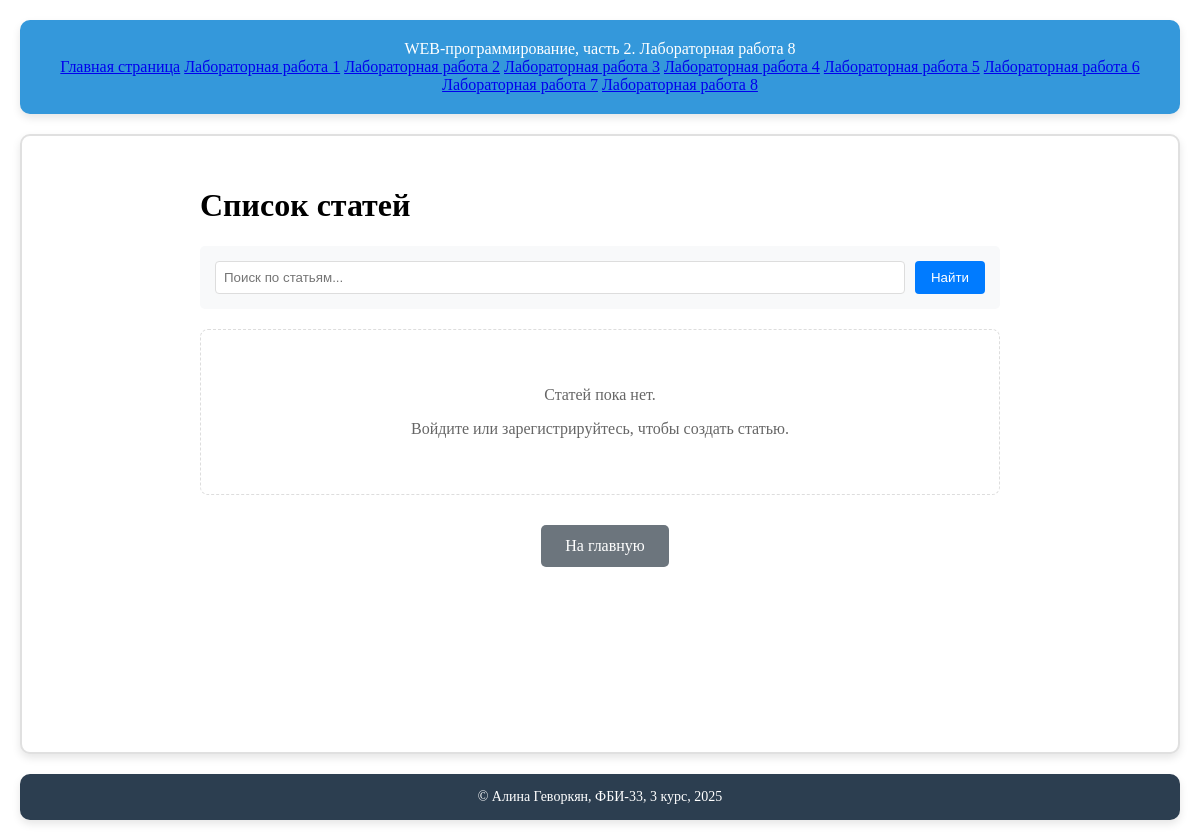
Page /lab8/articles on the earlier database version.
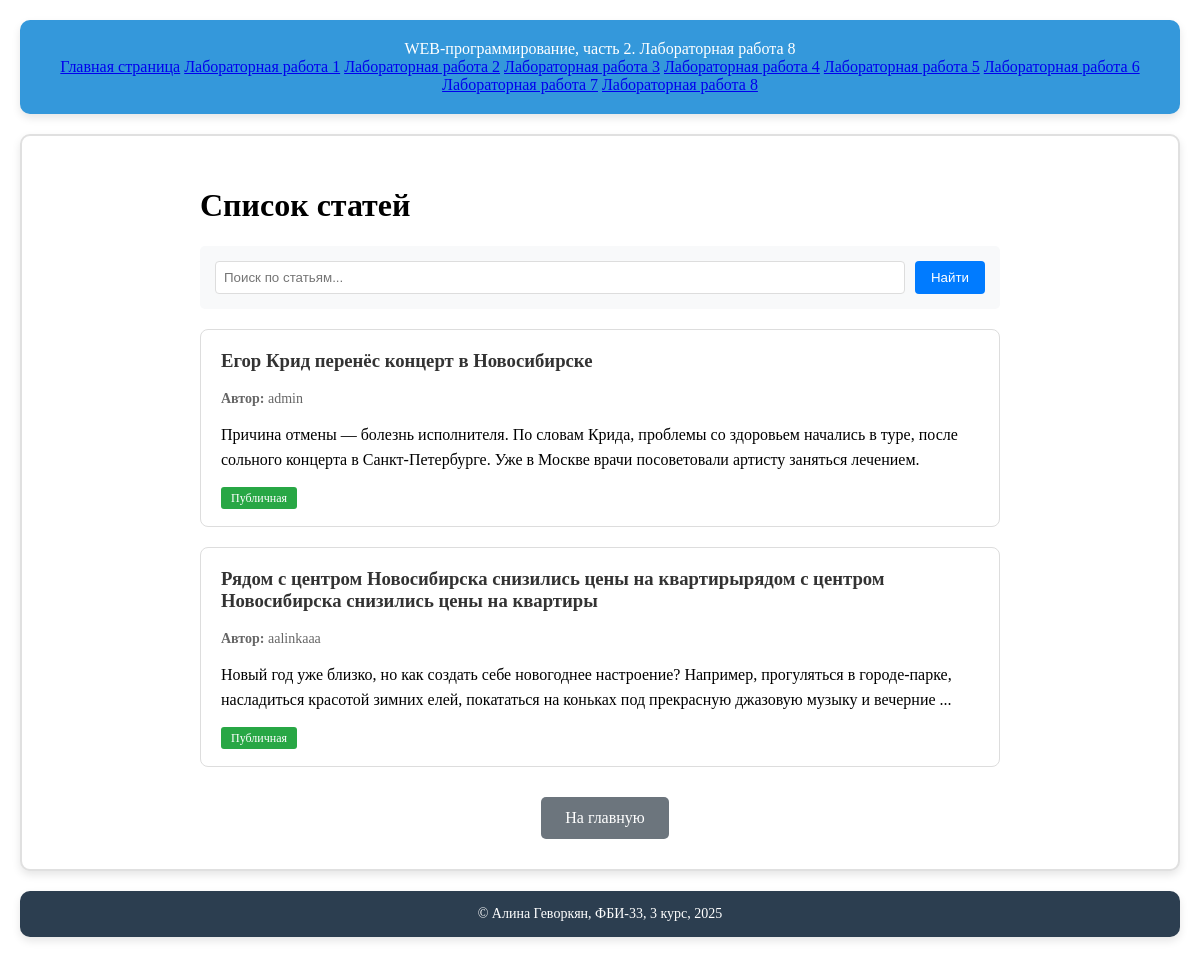
Same page on the later database version.
### db/models.py (models this page shows)
class Article(db.Model):
    __tablename__ = 'articles'
    id = db.Column(db.Integer, primary_key=True)
    title = db.Column(db.String(200), nullable=False)
    article_text = db.Column(db.Text, nullable=False)
    is_public = db.Column(db.Boolean, default=False)
    likes = db.Column(db.Integer, default=0)
    user_id = db.Column(db.Integer, db.ForeignKey('users.id'), nullable=False)

class User(db.Model, UserMixin):
    __tablename__ = 'users'
    id = db.Column(db.Integer, primary_key=True)
    login = db.Column(db.String(100), unique=True, nullable=False)
    password = db.Column(db.String(200), nullable=False)
    articles = db.relationship('Article', backref='author', lazy=True)

### lab8.py (the view, shortened to what this page needs)
@lab8.route('/articles')
def articles():
    search_query = request.args.get('search', '').strip().lower()
    if not current_user.is_authenticated:
        articles_list = Article.query.filter_by(is_public=True).all()
    else:
        articles_list = Article.query.filter(
            (Article.user_id == current_user.id) | (Article.is_public == True)
        ).all()
    return render_template('lab8/articles.html',
                          articles=articles_list,
                          search_query=search_query)

### app.py (called while the page is built)
@app.before_request
def log_all_requests():
    if not request.path.startswith('/static/'):
        log_entry = {
            'time': datetime.datetime.now(),
            'ip': request.remote_addr,
            'url': request.url
        }
        access_log.append(log_entry)

### templates/lab8/articles.html (shortened to what this page needs)
{% extends "base.html" %}
{% block lab %}Лабораторная работа 8{% endblock %}
{% block main %}
<div style="max-width: 800px; margin: 0 auto;">
    <h1>Список статей</h1>
    <div style="margin-bottom: 20px; background: #f8f9fa; padding: 15px; border-radius: 5px;">
        <form method="get" action="/lab8/articles">
            <div style="display: flex; gap: 10px;">
                <input type="text" name="search" value="{{ search_query }}"
                       placeholder="Поиск по статьям..."
                       style="flex: 1; padding: 8px; border: 1px solid #ddd; border-radius: 4px;">
                <button type="submit" style="padding: 8px 16px; background: #007bff; color: white; border: none; border-radius: 4px;">
                    Найти
                </button>
            </div>
        </form>
    </div>
    {% if articles %}
        {% for article in articles %}
            <div style="border: 1px solid #ddd; padding: 20px; margin-bottom: 20px; border-radius: 8px; background: white;">
                <h3 style="margin-top: 0; color: #333;">{{ article.title }}</h3>
                <div style="margin: 10px 0; font-size: 14px; color: #666;">
                    <strong>Автор:</strong> {{ article.author.login }}
                </div>
                <div style="margin: 15px 0; line-height: 1.6;">
                    {{ article.article_text[:200] }}
                    {% if article.article_text|length > 200 %}...{% endif %}
                </div>
                <div style="margin-top: 15px;">
                    <span style="background: {% if article.is_public %}#28a745{% else %}#6c757d{% endif %};
                          color: white; padding: 4px 10px; border-radius: 3px; font-size: 12px;">
                        {{ 'Публичная' if article.is_public else 'Приватная' }}
                    </span>
                </div>
            </div>
        {% endfor %}
    {% else %}
        <div style="text-align: center; padding: 40px; color: #666; border: 1px dashed #ddd; border-radius: 8px;">
            {% if search_query %}
                <p>По запросу "{{ search_query }}" ничего не найдено.</p>
            {% else %}
                <p>Статей пока нет.</p>
                {% if current_user.is_authenticated %}
                    <p>Создайте свою первую статью!</p>
                {% else %}
                    <p>Войдите или зарегистрируйтесь, чтобы создать статью.</p>
                {% endif %}
            {% endif %}
        </div>
    {% endif %}
    <div style="margin-top: 30px; text-align: center;">
        <a href="/lab8/" style="display: inline-block; padding: 12px 24px; background: #6c757d;
               color: white; text-decoration: none; border-radius: 5px; margin-left: 10px;">
            На главную
        </a>
    </div>
</div>
{% endblock %}

### templates/base.html (shortened to what this page needs)
<!DOCTYPE html>
<html lang="en">
<head>
</head>
<body>
    <header>
        WEB-программирование, часть 2. {{ self.lab() }}
        <nav style="float: right;">
            <a href="/">Главная страница</a>
            <a href="/lab1">Лабораторная работа 1</a>
            <a href="/lab2">Лабораторная работа 2</a>
            <a href="/lab3">Лабораторная работа 3</a>
            <a href="/lab4">Лабораторная работа 4</a>
            <a href="/lab5">Лабораторная работа 5</a>
            <a href="/lab6">Лабораторная работа 6</a>
            <a href="/lab7">Лабораторная работа 7</a>
            <a href="/lab8">Лабораторная работа 8</a>
        </nav>
    </header>
    <main>
        {% block main %}{% endblock %}
    </main>
    <footer>
        &copy; Алина Геворкян, ФБИ-33, 3 курс, 2025
    </footer>
</body>
</html>

Differences in the rows shown:
added Article: title "Егор Крид перенёс концерт в Новосибирске", author.login "admin", article_text "Причина отмены — болезнь исполнителя. По словам Крида, проблемы со здоровьем начались в туре, после сольного концерта в Санкт-Петербурге. Уже в Москве врачи посоветовали артисту заняться лечением.", is_public "Публичная"
added Article: title "Рядом с центром Новосибирска снизились цены на квартирырядом с центром Новосибирска снизились цены на квартиры", author.login "aalinkaaa", article_text "Новый год уже близко, но как создать себе новогоднее настроение? Например, прогуляться в городе-парке, насладиться красотой зимних елей, покататься на коньках под прекрасную джазовую музыку и вечерние", is_public "Публичная"
Other differences:
text no longer shown: "Статей пока нет. Войдите или зарегистрируйтесь, чтобы создать статью."
